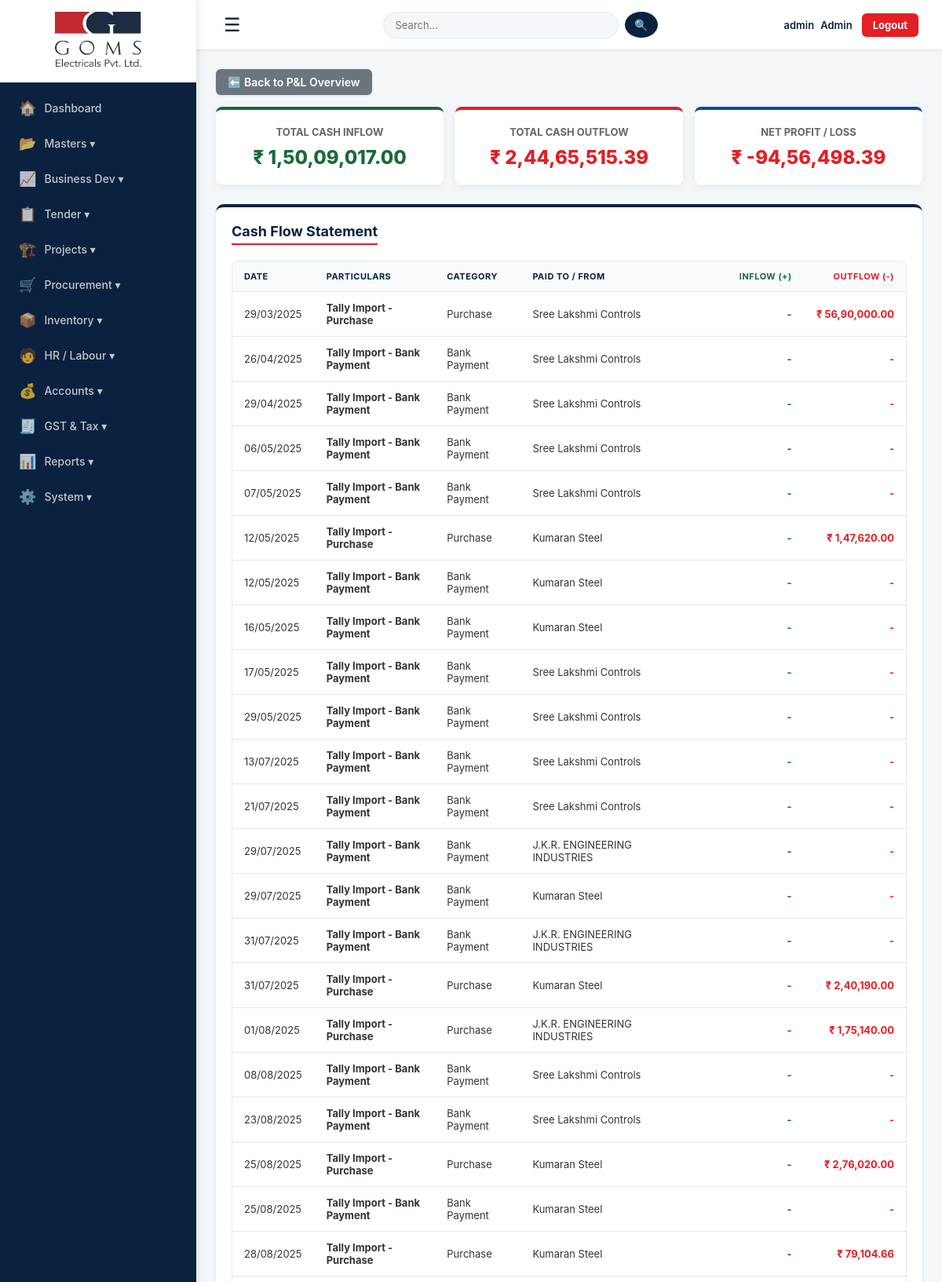
/project_pnl/TNHB (signed in, upper part), run on the app's committed database.
### tables this page shows
CREATE TABLE accounts (id INTEGER PRIMARY KEY AUTOINCREMENT, transaction_date TEXT, description TEXT NOT NULL, amount REAL DEFAULT 0, transaction_type TEXT NOT NULL, project_name TEXT, paid_name TEXT, category TEXT, bill_no TEXT);

### app.py (the view)
@app.route("/project_pnl/<project_name>")
def project_pnl_detail(project_name):
    if not session.get("username"): return redirect(url_for("login"))
    conn = get_db(); p = conn.execute("SELECT * FROM projects WHERE project_name=?", (project_name,)).fetchone()
    tx = conn.execute("SELECT * FROM accounts WHERE project_name=? AND transaction_type != 'Credit Note' ORDER BY transaction_date ASC, id ASC", (project_name,)).fetchall()
    conn.close()
    ti = sum(t['amount'] for t in tx if t['transaction_type'] in ('Income', 'Debit Note'))
    te = sum(t['amount'] for t in tx if t['transaction_type'] == 'Expense')
    net_profit = ti - te
    return render_template("project_pnl_detail.html", project=p, transactions=tx, total_inflow=ti, total_outflow=te, net_profit=net_profit)

### app.py (called while the page is built, shortened)
@app.context_processor
def inject_permissions():
    role = session.get('role', 'Admin')
    return dict(is_admin_or_gm = role in ['Admin', 'GM'])

@app.after_request
def add_header(response):
    response.headers["Cache-Control"] = "no-cache, no-store, must-revalidate, public, max-age=0"
    response.headers["Pragma"] = "no-cache"
    response.headers["Expires"] = "0"
    return response

@app.template_filter('dateformat')
def dateformat(value, format='%d/%m/%Y'):
    if not value: return "-"
    try: return datetime.strptime(value, '%Y-%m-%d').strftime(format)
    except: return value

@app.template_filter('inr')
def format_inr(number):
    if number is None: return "0.00"
    try: number = float(number)
    except: return "0.00"
    is_negative = False
    if number < 0:
        is_negative = True
        number = abs(number)
    s = f"{number:.2f}"
    integer_part, decimal_part = s.split(".")
    if len(integer_part) > 3:
        last_three = integer_part[-3:]
        remaining = integer_part[:-3]
        groups = []
        while len(remaining) > 2:
            groups.insert(0, remaining[-2:])
            remaining = remaining[:-2]
        if remaining: groups.insert(0, remaining)
        formatted_integer = ",".join(groups) + "," + last_three
    else: formatted_integer = integer_part
    result = formatted_integer + "." + decimal_part
    if is_negative: result = "-" + result
    return result

def get_db():
    conn = sqlite3.connect(DATABASE, timeout=20)
    conn.row_factory = sqlite3.Row
    return conn

@app.before_request
def restrict_access():
    if not session.get("username"): return
    role = session.get("role", "Admin")
    if role == "Admin": return # Admin-க்கு எல்லா அனுமதியும் உண்டு

### templates/project_pnl_detail.html (shortened to what this page needs)
{% extends "base.html" %}
{% block content %}
<div style="margin-bottom: 15px;">
    <a href="{{ url_for('accounts') }}" class="btn" style="background: #6c757d; padding: 8px 15px;">⬅️ Back to P&L Overview</a>
</div>
<div class="summary-cards">
    <div class="summary-card card-income">
        <h4>Total Cash Inflow</h4>
        <h2>₹ {{ total_inflow | inr }}</h2>
    </div>
    <div class="summary-card card-expense">
        <h4>Total Cash Outflow</h4>
        <h2>₹ {{ total_outflow | inr }}</h2>
    </div>
    <div class="summary-card card-profit">
        <h4>Net Profit / Loss</h4>
        <h2 style="color: {% if net_profit >= 0 %}#176b38{% else %}#e31e24{% endif %};">
            ₹ {{ net_profit | inr }}
        </h2>
    </div>
</div>
<div class="card">
    <h3 style="color: var(--primary-blue); border-bottom: 2px solid var(--accent-red); display: inline-block; padding-bottom: 5px; margin-bottom: 20px;">Cash Flow Statement</h3>
    <div class="table-wrap">
        <table>
            <thead>
                <tr style="background: #f1f5f9;">
                    <th>Date</th>
                    <th>Particulars</th>
                    <th>Category</th>
                    <th>Paid To / From</th>
                    <th style="color: #176b38; text-align: right;">Inflow (+)</th>
                    <th style="color: #e31e24; text-align: right;">Outflow (-)</th>
                </tr>
            </thead>
            <tbody>
                {% for t in transactions %}
                <tr>
                    <td>{{ t['transaction_date'] | dateformat }}</td>
                    <td><strong>{{ t['description'] }}</strong></td>
                    <td>{{ t['category'] or '-' }}</td>
                    <td>{{ t['paid_name'] or '-' }}</td>
                    <td style="text-align: right; color: #176b38; font-weight: bold;">
                        {% if t['transaction_type'] in ('Income', 'Debit Note') %}
                            ₹ {{ t['amount'] | inr }}
                        {% else %}
                            -
                        {% endif %}
                    </td>
                    <td style="text-align: right; color: #e31e24; font-weight: bold;">
                        {% if t['transaction_type'] == 'Expense' %}
                            ₹ {{ t['amount'] | inr }}
                        {% else %}
                            -
                        {% endif %}
                    </td>
                </tr>
                {% else %}
                <tr><td colspan="6" style="text-align: center; padding: 20px;">No transactions found for this project.</td></tr>
                {% endfor %}
            </tbody>
        </table>
    </div>
</div>
{% endblock %}

### static/css/main.css (style rules this page uses)
:root { --primary-blue: #0a2240; --accent-red: #e31e24; --bg-light: #f4f7f9; --text-dark: #333; --text-light: #666; --white: #ffffff; --border: #e2e8f0; --shadow-sm: 0 1px 3px rgba(0,0,0,0.1); --shadow-md: 0 4px 6px -1px rgba(0,0,0,0.1), 0 2px 4px -1px rgba(0,0,0,0.06); --shadow-lg: 0 10px 15px -3px rgba(0,0,0,0.1), 0 4px 6px -2px rgba(0,0,0,0.05); }
* { box-sizing: border-box; margin: 0; padding: 0; font-family: 'Inter', 'Segoe UI', sans-serif; }
body { background-color: var(--bg-light); color: var(--text-dark); display: flex; min-height: 100vh; }
.card { background: var(--white); border-radius: 10px; padding: 20px; box-shadow: var(--shadow-md); margin-bottom: 20px; border-top: 4px solid var(--primary-blue); transition: 0.2s; }
.card h3, .panel h3 { margin-bottom: 20px; color: var(--primary-blue); border-bottom: 2px solid var(--accent-red); display: inline-block; padding-bottom: 5px; font-weight: 700; font-size: 18px; }
.btn { background: var(--primary-blue); color: var(--white); border: none; padding: 10px 18px; border-radius: 6px; cursor: pointer; font-size: 14px; font-weight: 600; transition: all 0.2s; display: inline-block; text-decoration: none; box-shadow: var(--shadow-sm); text-align: center; }
.table-wrap { overflow-x: auto; border-radius: 8px; border: 1px solid var(--border); background: white; }
table { width: 100%; border-collapse: collapse; }
th, td { padding: 12px 15px; text-align: left; border-bottom: 1px solid var(--border); font-size: 13px; vertical-align: middle; }
th { background: #f8fafc; color: var(--primary-blue); font-weight: 700; text-transform: uppercase; font-size: 11px; letter-spacing: 0.5px; white-space: nowrap; }

### templates/project_pnl_detail.html (style rules this page uses)
.summary-cards { display: grid; grid-template-columns: repeat(3, 1fr); gap: 15px; margin-bottom: 25px; }
.summary-card { background: white; padding: 20px; border-radius: 8px; box-shadow: 0 4px 12px rgba(0,0,0,0.05); text-align: center; border-top: 4px solid #ccc; }
.summary-card h4 { color: #666; font-size: 13px; margin-bottom: 10px; text-transform: uppercase; font-weight: bold; }
.summary-card h2 { font-size: 24px; margin: 0; font-weight: 800; }
.card-income { border-top-color: #176b38; }
.card-income h2 { color: #176b38; }
.card-expense { border-top-color: #e31e24; }
.card-expense h2 { color: #e31e24; }
.card-profit { border-top-color: #0d47a1; }
.card-profit h2 { color: #0d47a1; }

### data on the page
accounts: transaction_date "29/03/2025", description "Tally Import - Purchase", category "Purchase", paid_name "Sree Lakshmi Controls", amount|inr "56,90,000.00"
accounts: transaction_date "26/04/2025", description "Tally Import - Bank Payment", category "Bank Payment", paid_name "Sree Lakshmi Controls"
accounts: transaction_date "29/04/2025", description "Tally Import - Bank Payment", category "Bank Payment", paid_name "Sree Lakshmi Controls"
accounts: transaction_date "06/05/2025", description "Tally Import - Bank Payment", category "Bank Payment", paid_name "Sree Lakshmi Controls"
accounts: transaction_date "07/05/2025", description "Tally Import - Bank Payment", category "Bank Payment", paid_name "Sree Lakshmi Controls"
accounts: transaction_date "12/05/2025", description "Tally Import - Purchase", category "Purchase", paid_name "Kumaran Steel", amount|inr "1,47,620.00"
accounts: transaction_date "12/05/2025", description "Tally Import - Bank Payment", category "Bank Payment", paid_name "Kumaran Steel"
accounts: transaction_date "16/05/2025", description "Tally Import - Bank Payment", category "Bank Payment", paid_name "Kumaran Steel"
accounts: transaction_date "17/05/2025", description "Tally Import - Bank Payment", category "Bank Payment", paid_name "Sree Lakshmi Controls"
accounts: transaction_date "29/05/2025", description "Tally Import - Bank Payment", category "Bank Payment", paid_name "Sree Lakshmi Controls"
accounts: transaction_date "13/07/2025", description "Tally Import - Bank Payment", category "Bank Payment", paid_name "Sree Lakshmi Controls"
accounts: transaction_date "21/07/2025", description "Tally Import - Bank Payment", category "Bank Payment", paid_name "Sree Lakshmi Controls"
accounts: transaction_date "29/07/2025", description "Tally Import - Bank Payment", category "Bank Payment", paid_name "J.K.R. ENGINEERING INDUSTRIES"
accounts: transaction_date "29/07/2025", description "Tally Import - Bank Payment", category "Bank Payment", paid_name "Kumaran Steel"
accounts: transaction_date "31/07/2025", description "Tally Import - Bank Payment", category "Bank Payment", paid_name "J.K.R. ENGINEERING INDUSTRIES"
accounts: transaction_date "31/07/2025", description "Tally Import - Purchase", category "Purchase", paid_name "Kumaran Steel", amount|inr "2,40,190.00"
accounts: transaction_date "01/08/2025", description "Tally Import - Purchase", category "Purchase", paid_name "J.K.R. ENGINEERING INDUSTRIES", amount|inr "1,75,140.00"
accounts: transaction_date "08/08/2025", description "Tally Import - Bank Payment", category "Bank Payment", paid_name "Sree Lakshmi Controls"
accounts: transaction_date "23/08/2025", description "Tally Import - Bank Payment", category "Bank Payment", paid_name "Sree Lakshmi Controls"
accounts: transaction_date "25/08/2025", description "Tally Import - Purchase", category "Purchase", paid_name "Kumaran Steel", amount|inr "2,76,020.00"
accounts: transaction_date "25/08/2025", description "Tally Import - Bank Payment", category "Bank Payment", paid_name "Kumaran Steel"
accounts: transaction_date "28/08/2025", description "Tally Import - Purchase", category "Purchase", paid_name "Kumaran Steel", amount|inr "79,104.66"

### other printed values
{{ session['username'] }} "admin"
{{ user_role }} "Admin"
{{ total_inflow | inr }} "1,50,09,017.00"
{{ total_outflow | inr }} "2,44,65,515.39"
{{ net_profit | inr }} "-94,56,498.39"
